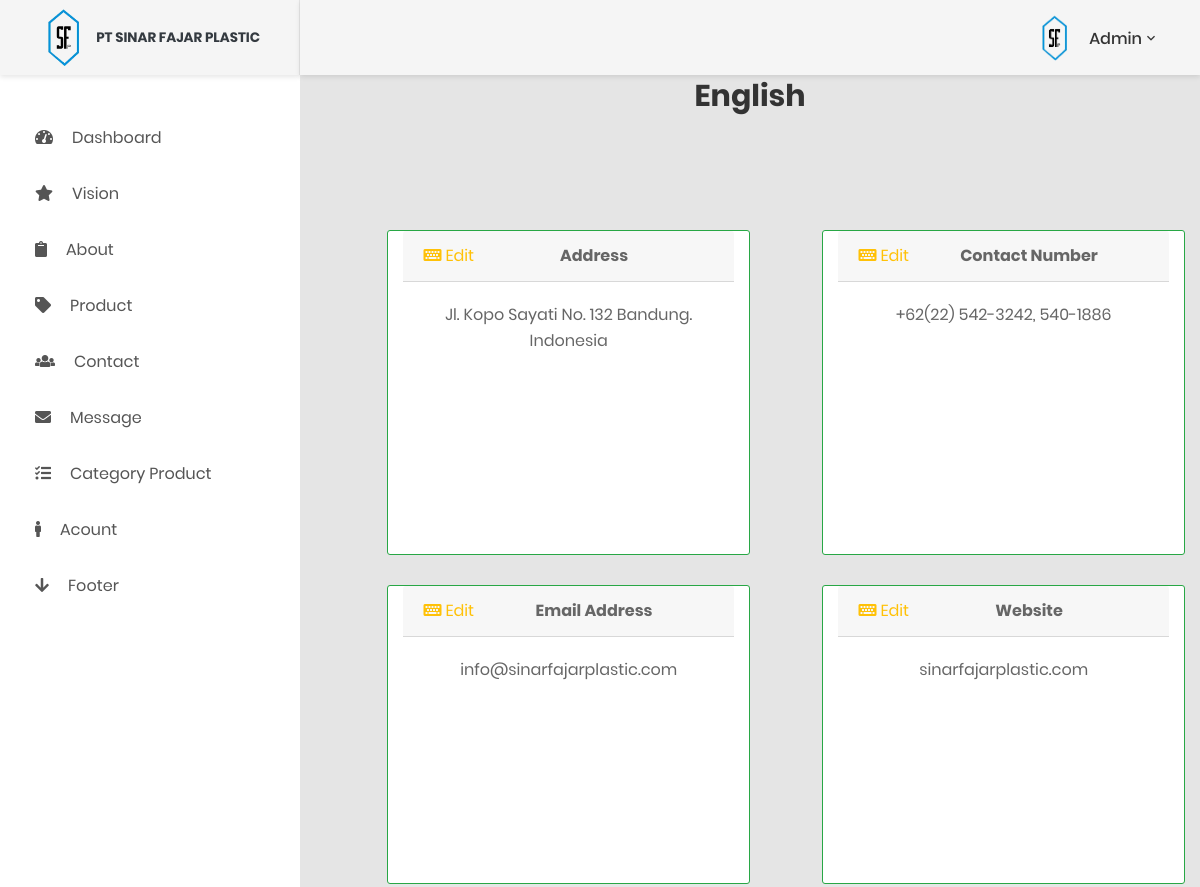
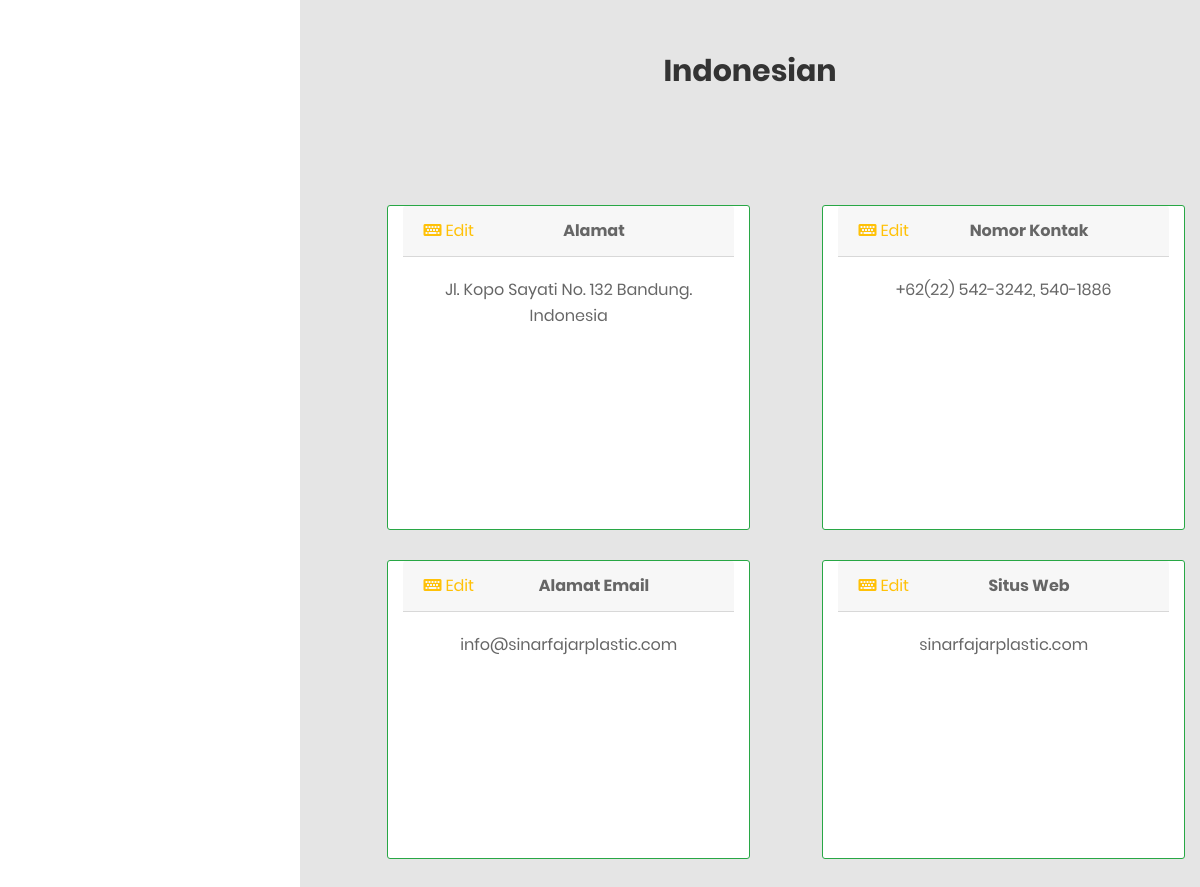
The app's page /private/company/admin/contact.php (signed in) with its own data (2 pictures, top to bottom).
### tables this page shows
CREATE TABLE `contact` (
  `id_contact` int(11) NOT NULL,
  `type_contact` text NOT NULL,
  `contact` text NOT NULL,
  `lang` varchar(5) NOT NULL
);

### private/company/admin/contact.php (the view, shortened to what this page needs)
<?php
    require 'connection.php';
    $query=mysqli_query($connect,"SELECT * FROM contact WHERE lang='eng'");
    $query2=mysqli_query($connect,"SELECT * FROM contact WHERE lang='ind'");
?>
<html lang="en">
<head>
    <link href="css/font-face.css" rel="stylesheet" media="all">
    <link href="vendor/font-awesome-5/css/fontawesome-all.min.css" rel="stylesheet" media="all">
    <link href="vendor/font-awesome-4.7/css/font-awesome.min.css" rel="stylesheet" media="all">
    <link href="vendor/mdi-font/css/material-design-iconic-font.min.css" rel="stylesheet" media="all">
    <link href="vendor/bootstrap-4.1/bootstrap.min.css" rel="stylesheet" media="all">
    <link href="vendor/animsition/animsition.min.css" rel="stylesheet" media="all">
    <link href="vendor/bootstrap-progressbar/bootstrap-progressbar-3.3.4.min.css" rel="stylesheet" media="all">
    <link href="vendor/wow/animate.css" rel="stylesheet" media="all">
    <link href="vendor/css-hamburgers/hamburgers.min.css" rel="stylesheet" media="all">
    <link href="vendor/slick/slick.css" rel="stylesheet" media="all">
    <link href="vendor/select2/select2.min.css" rel="stylesheet" media="all">
    <link href="vendor/perfect-scrollbar/perfect-scrollbar.css" rel="stylesheet" media="all">
</head>
<body class="animsition">
    <div class="page-wrapper">
        <?php require 'header.php'; ?>
        <?php require 'sidebar.php'; ?>
        <div class="page-container">
            <?php require 'header_desktop.php'; ?>
            <center>
                <br><br><br>
                <h2>English</h2>
                <div class="main-content col-md-12 row">
                    <?php while ($data=mysqli_fetch_array($query)) {?>
                        <div class="card border border-success col-md-5 offset-md-1">
                            <div class="card-header">
                                <strong class="card-title"><?php echo $data['type_contact'] ?></strong>
                                <a href="contact_edit.php?id=<?php echo $data['id_contact'] ?>" style="float: left;" class="text-warning"><i class="fa fa-keyboard-o"></i> Edit</a>
                            </div>
                            <div class="card-body">
                                <p class="card-text">
                                    <?php echo $data['contact']; ?>
                                </p>
                            </div>
                        </div>
                    <?php } ?>
                </div>
                <br>
                <h2>Indonesian</h2>
                <div class="main-content col-md-12 row">
                    <?php while ($data2=mysqli_fetch_array($query2)) {?>
                        <div class="card border border-success col-md-5 offset-md-1">
                            <div class="card-header">
                                <strong class="card-title"><?php echo $data2['type_contact'] ?></strong>
                                <a href="contact_edit.php?id=<?php echo $data2['id_contact'] ?>" style="float: left;" class="text-warning"><i class="fa fa-keyboard-o"></i> Edit</a>
                            </div>
                            <div class="card-body">
                                <p class="card-text">
                                    <?php echo $data2['contact']; ?>
                                </p>
                            </div>
                        </div>
                    <?php } ?>
                </div>
            </center>
        </div>
    </div>
</body>
</html>

### records on screen
contact: type_contact "Address", contact "Jl. Kopo Sayati No. 132 Bandung. Indonesia"
contact: type_contact "Contact Number", contact "+62(22) 542-3242, 540-1886"
contact: type_contact "Email Address", contact "info@sinarfajarplastic.com"
contact: type_contact "Website", contact "sinarfajarplastic.com"
contact: type_contact "Alamat", contact "Jl. Kopo Sayati No. 132 Bandung. Indonesia"
contact: type_contact "Nomor Kontak", contact "+62(22) 542-3242, 540-1886"
contact: type_contact "Alamat Email", contact "info@sinarfajarplastic.com"
contact: type_contact "Situs Web", contact "sinarfajarplastic.com"

### other values on screen
$username "Admin"
